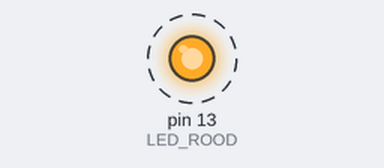
Simulated run of this sketch. Board: Arduino Uno, built with avr-gcc and run on an emulated ATmega328P. Shown: output pins drawn as LEDs (lit = HIGH). Dashed ring = blinking.

Above: at 0.12 s.
Timing chart, 0 to 3.0 s (numbered marks = the images above):
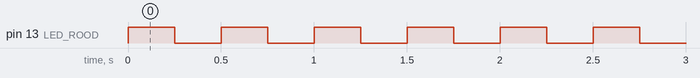

The sketch:

3_KNIPPERDENDE_LED_MET_FOR_EN_WHILE.ino
```cpp
const int LED_ROOD = 13;
boolean gedaan = true;

void setup() {
  pinMode(LED_ROOD, OUTPUT);
  digitalWrite(LED_ROOD, HIGH);
}

void loop() {
  //  while (millis() < 2000) {
  //    digitalWrite(LED_ROOD, HIGH);
  //    delay (1000);
  //    digitalWrite(LED_ROOD, LOW);
  //    delay (1000);
  //  }
  //  digitalWrite(LED_ROOD, HIGH);
  //  delay (250);
  //  digitalWrite(LED_ROOD, LOW);
  //  delay (250);

  //  for (int e = millis(); ; e < 2000 ) {
  //    digitalWrite(LED_ROOD, HIGH);
  //    delay (1000);
  //    digitalWrite(LED_ROOD, LOW);
  //    delay (1000);
  //  }
  //  for (int e = millis(); ; e > 2000) {
  //    digitalWrite(LED_ROOD, HIGH);
  //    delay (250);
  //    digitalWrite(LED_ROOD, LOW);
  //    delay (250);
  //  }

  if(gedaan == false){
  knipperlicht(2000, 1000);}else{
  knipperlicht(2000, 250);}
}
void knipperlicht(int duur, int hz) {
  int tijd = millis()+(-millis());
  while (tijd < duur) {
    digitalWrite(LED_ROOD, HIGH);
    delay (hz);
    digitalWrite(LED_ROOD, LOW);
    delay (hz);
  }
  gedaan =!gedaan;
}
```

Measured:
- by itself, pin 13 (LED_ROOD): alternates HIGH for 0.25 s and LOW for 0.25 s
